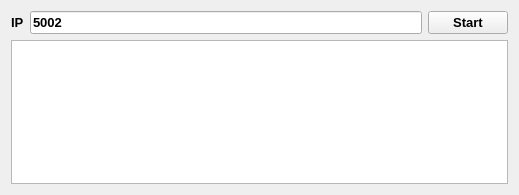
<?xml version="1.0" encoding="UTF-8"?>
<ui version="4.0">
 <class>MainWindow</class>
 <widget class="QMainWindow" name="MainWindow">
  <property name="geometry">
   <rect>
    <x>0</x>
    <y>0</y>
    <width>519</width>
    <height>195</height>
   </rect>
  </property>
  <property name="windowTitle">
   <string>MainWindow</string>
  </property>
  <widget class="QWidget" name="centralWidget">
   <layout class="QGridLayout" name="gridLayout">
    <item row="0" column="0">
     <widget class="QLabel" name="label">
      <property name="font">
       <font>
        <pointsize>10</pointsize>
        <weight>75</weight>
        <bold>true</bold>
       </font>
      </property>
      <property name="text">
       <string>IP</string>
      </property>
     </widget>
    </item>
    <item row="0" column="1">
     <widget class="QLineEdit" name="lineEdit">
      <property name="font">
       <font>
        <pointsize>10</pointsize>
        <weight>75</weight>
        <bold>true</bold>
       </font>
      </property>
      <property name="text">
       <string>5002</string>
      </property>
     </widget>
    </item>
    <item row="0" column="2">
     <widget class="QPushButton" name="pushButton">
      <property name="font">
       <font>
        <pointsize>10</pointsize>
        <weight>75</weight>
        <bold>true</bold>
       </font>
      </property>
      <property name="text">
       <string>Start</string>
      </property>
     </widget>
    </item>
    <item row="1" column="0" colspan="3">
     <widget class="QPlainTextEdit" name="plainTextEdit">
      <property name="font">
       <font>
        <pointsize>10</pointsize>
       </font>
      </property>
     </widget>
    </item>
   </layout>
  </widget>
 </widget>
 <layoutdefault spacing="6" margin="11"/>
 <resources/>
 <connections/>
</ui>
